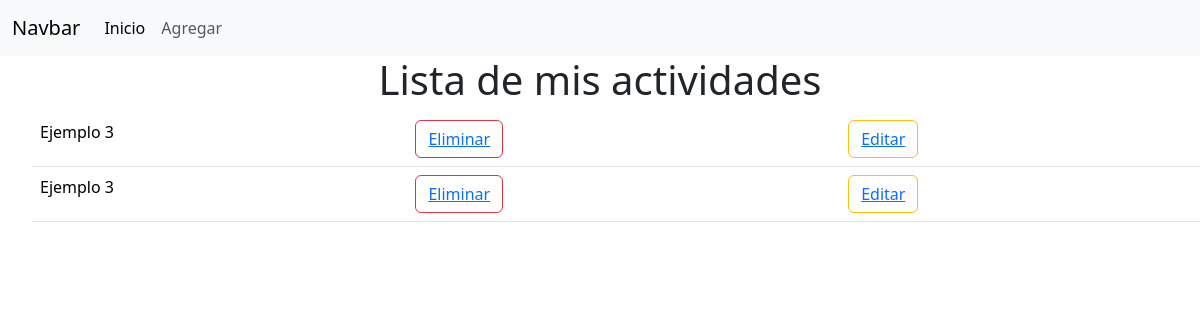
Before: / with the older database file.
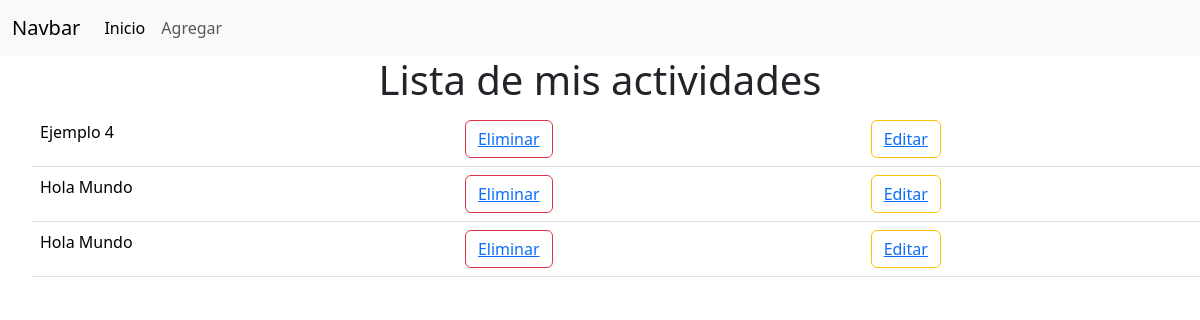
After: the same page with the newer database file.
### todo/models.py (models this page shows)
class Tarea(models.Model):
    tarea = models.CharField(max_length=100)
    def __str__(self):
        return self.tarea

### todo/views.py (the view)
# urls.py: 2. Add a URL to urlpatterns:  path('', views.home, name='home')
def home(request):
    tareas = Tarea.objects.all()
    context = {'tareas': tareas}
    return render(request, 'todo/home.html', context)

### todo/templates/todo/home.html
{% extends 'todo/layout.html' %}
{% block content %}
        <h1>Lista de mis actividades</h1>
        <ul>
        <table class="table">
            {% for tarea in tareas %}
            <tbody>
                <tr>
                    <td>{{tarea}}</td>
                    <td><button type="button" class="btn btn-outline-danger"><a href="{% url 'eliminar' tarea.id %}">Eliminar</a></button></td>
                    <td><button type="button" class="btn btn-outline-warning"><a href="{% url 'editar' tarea.id %}">Editar</a></button></td>
                </tr>
            </tbody>
            {% endfor %}
        </table>
        </ul>
{% endblock %}

### todo/templates/todo/layout.html (shortened to what this page needs)
<!DOCTYPE html>
<html lang="en">
    <head>
        {% load static %}
        <link rel="stylesheet" href="{% static 'css/styles.css' %}">
        <link href="https://cdn.jsdelivr.net/npm/bootstrap@5.3.3/dist/css/bootstrap.min.css" rel="stylesheet">
    </head>
    <body>
        <nav class="navbar navbar-expand-lg bg-body-tertiary">
            <div class="container-fluid">
              <a class="navbar-brand" href="#">Navbar</a>
              <div class="collapse navbar-collapse" id="navbarNavAltMarkup">
                <div class="navbar-nav">
                  <a class="nav-link active" aria-current="page" href="{% url 'home' %}">Inicio</a>
                  <a class="nav-link" href="{% url 'agregar' %}">Agregar</a>
                </div>
              </div>
            </div>
          </nav>
        {% block content %}
        {% endblock %}
    </body>
</html>

### todo/static/css/styles.css (style rules this page uses)
body { background-color:aqua; }
h1 { text-align:center; }

Changed rows visible on the page:
removed Tarea: tarea "Ejemplo 3"
changed Tarea: tarea "Ejemplo 3" → "Ejemplo 4"
added Tarea: tarea "Hola Mundo"
added Tarea: tarea "Hola Mundo"
